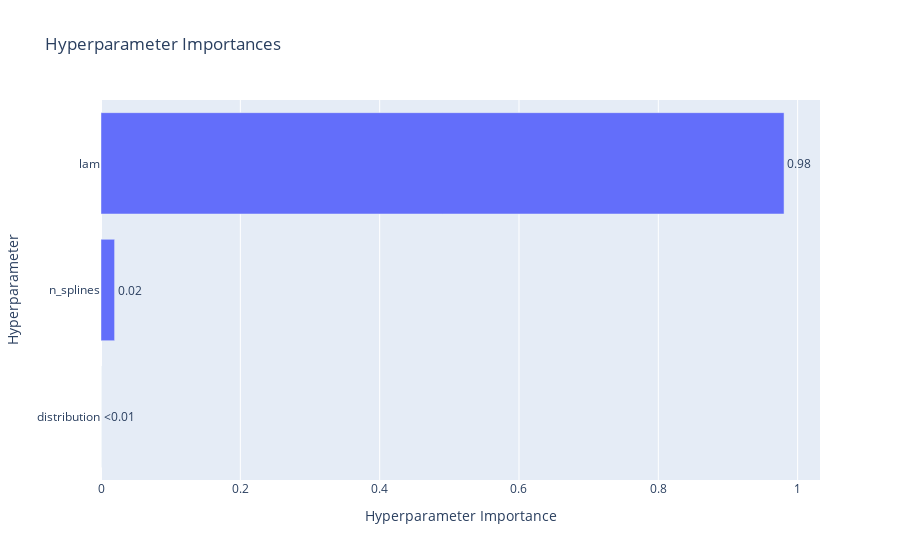

Write notebook code for a chart like this one.
### Markdown cell above
#### **Hyperparameter importance**

### Code cell
plot_param_importances(study_gam)

### Figure 1 — Plotly figure (JSON) as saved in the notebook; plotly's stock layout.template omitted (floating-point values rounded to 4 significant figures)
{"data": [{"cliponaxis": false, "hovertemplate": ["distribution (CategoricalDistribution): 1.7341513102551754e-14<extra></extra>", "n_splines (IntDistribution): 0.019513266432502365<extra></extra>", "lam (FloatDistribution): 0.9804867335674803<extra></extra>"], "name": "Objective Value", "orientation": "h", "text": ["<0.01", "0.02", "0.98"], "textposition": "outside", "type": "bar", "x": [1.734e-14, 0.01951, 0.9805], "y": ["distribution", "n_splines", "lam"]}], "layout": {"title": {"text": "Hyperparameter Importances"}, "xaxis": {"title": {"text": "Hyperparameter Importance"}}, "yaxis": {"title": {"text": "Hyperparameter"}}}}
